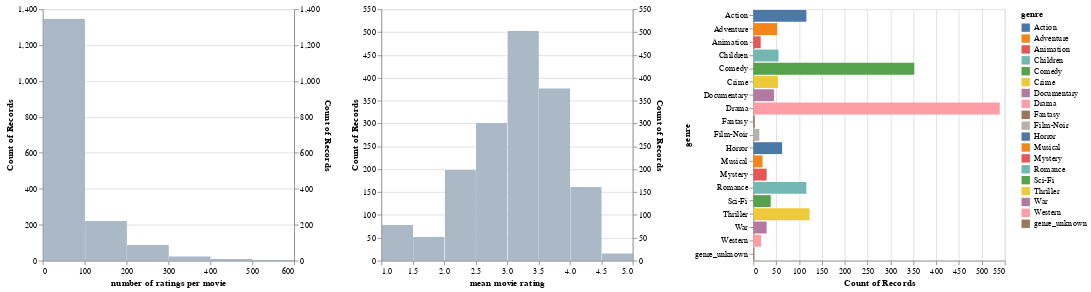

Notebook source saved alongside this figure:
### Code cell
# Create a chart of three subcharts to visualise the distribution of ratings per movie
# The charts displayed showcase the rating count per movie, rating mean per movie, and the genre chart
# The genre chart is interactive, clicking on a genre will filter the data by that genre
# Full data is shown in gray and filtered data is superimposed and shown in blue
# Use SHIFT+click to select mutiple genres when filtering the data
alt.hconcat(
    filtered_hist("rating count", "number of ratings per movie", genre_filter),
    filtered_hist("rating mean", "mean movie rating", genre_filter),
    genre_chart,
    data=movies_ratings,
)

### Figure 1 — Vega-Lite specification as saved in the notebook (floating-point values rounded to 4 significant figures; data arrays with more than 128 entries replaced by an {"elided": "..."} marker saying what was removed)
{"config": {"view": {"continuousWidth": 300, "continuousHeight": 300}}, "hconcat": [{"layer": [{"mark": {"type": "bar"}, "encoding": {"x": {"bin": {"maxbins": 10}, "field": "rating count", "title": "number of ratings per movie", "type": "quantitative"}, "y": {"aggregate": "count", "type": "quantitative"}}, "transform": [{"filter": {"param": "param_40"}}]}, {"mark": {"type": "bar"}, "encoding": {"color": {"value": "lightgray"}, "opacity": {"value": 0.7}, "x": {"bin": {"maxbins": 10}, "field": "rating count", "title": "number of ratings per movie", "type": "quantitative"}, "y": {"aggregate": "count", "type": "quantitative"}}}], "resolve": {"scale": {"y": "independent"}}, "width": 300}, {"layer": [{"mark": {"type": "bar"}, "encoding": {"x": {"bin": {"maxbins": 10}, "field": "rating mean", "title": "mean movie rating", "type": "quantitative"}, "y": {"aggregate": "count", "type": "quantitative"}}, "transform": [{"filter": {"param": "param_40"}}]}, {"mark": {"type": "bar"}, "encoding": {"color": {"value": "lightgray"}, "opacity": {"value": 0.7}, "x": {"bin": {"maxbins": 10}, "field": "rating mean", "title": "mean movie rating", "type": "quantitative"}, "y": {"aggregate": "count", "type": "quantitative"}}}], "resolve": {"scale": {"y": "independent"}}, "width": 300}, {"mark": {"type": "bar"}, "encoding": {"color": {"condition": {"param": "param_40", "field": "genre", "type": "nominal"}, "value": "lightgray"}, "x": {"aggregate": "count", "type": "quantitative"}, "y": {"field": "genre", "type": "nominal"}}, "height": 300, "name": "view_40", "width": 300}], "data": {"name": "data-e74d17778eedec456d1272959828758f"}, "params": [{"name": "param_40", "select": {"type": "point", "fields": ["genre"]}, "views": ["view_40"]}], "$schema": "https://vega.github.io/schema/vega-lite/v5.16.3.json", "datasets": {"data-e74d17778eedec456d1272959828758f": {"elided": "1682 records"}}}
